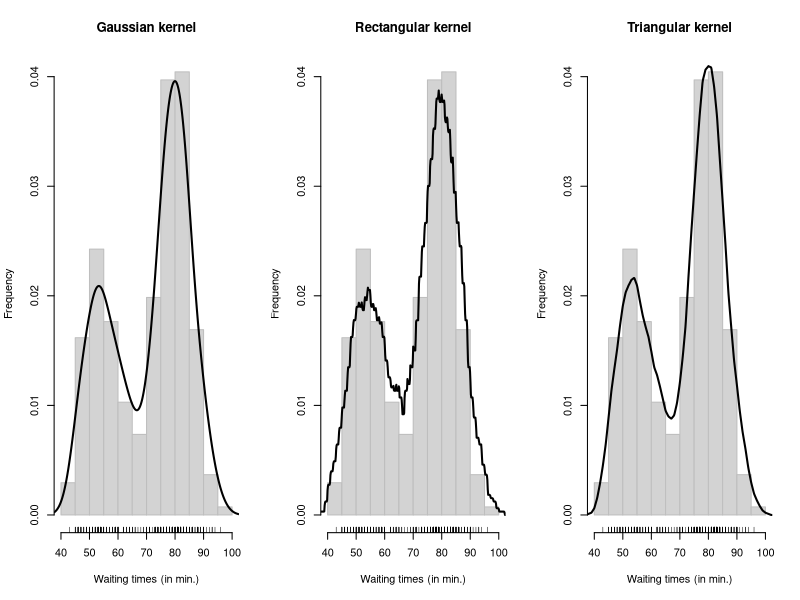

This figure's R source: (Note: this script raises an error after producing the figure.)
logL <- function(param, x) {
  d1 <- dnorm(x, mean = param[2], sd = param[3])
  d2 <- dnorm(x, mean = param[4], sd = param[5])
  -sum(log(param[1] * d1 + (1 - param[1]) * d2))
}
startparam <- c(p = 0.5, mu1 = 50, sd1 = 3, mu2 = 80, sd2 = 3)
opp <- optim(startparam, logL, x = faithful$waiting, method = "L-BFGS-B", lower = c(0.01, rep(1, 4)), upper = c(0.99, rep(200, 4)))
opp

data("faithful", package = "datasets")
x <- faithful$waiting
layout(matrix(1:3, ncol = 3))
hist(x, xlab = "Waiting times (in min.)", ylab = "Frequency", probability = TRUE, main = "Gaussian kernel", border = "gray")
lines(density(x, width = 12), lwd = 2)
rug(x)
hist(x, xlab = "Waiting times (in min.)", ylab = "Frequency", probability = TRUE, main = "Rectangular kernel", border = "gray")
lines(density(x, width = 12, window = "rectangular"), lwd = 2)
rug(x)
hist(x, xlab = "Waiting times (in min.)", ylab = "Frequency", probability = TRUE, main = "Triangular kernel", border = "gray")
lines(density(x, width = 12, window = "triangular"), lwd = 2)
rug(x)

pkgImport("KernSmooth")
pkgImport("HSAUR")
data("CYGOB1", package = "HSAUR")
CYGOB1d <- bkde2D(CYGOB1, bandwidth = sapply(CYGOB1, dpik))
contour(x = CYGOB1d$x1, y = CYGOB1d$x2, z = CYGOB1d$fhat, xlab = "log surface temperature", ylab = "log light intensity")

persp(x = CYGOB1d$x1, y = CYGOB1d$x2, z = CYGOB1d$fhat,xlab = "log surface temperature", ylab = "log light intensity", zlab = "estimated density", theta = -35, axes = TRUE, box = TRUE)

pkgImport("mclust")
mc <- Mclust(faithful$waiting)
mc
mc$parameters$mean
sqrt(mc$parameters$variance$sigmasq)
pkgImport("flexmix")
fl <- flexmix(waiting ~ 1, data = faithful, k = 2)
parameters(fl, component = 1)
parameters(fl, component = 2)

pkgImport("boot")
fit <- function(x, indx) {
  a <- Mclust(x[indx], minG = 2, maxG = 2)$parameters
  if (a$pro[1] < 0.5)
    return(c(p = a$pro[1], mu1 = a$mean[1], mu2 = a$mean[2]))
  return(c(p = 1 - a$pro[1], mu1 = a$mean[2], mu2 = a$mean[1]))
}
opar <- as.list(opp$par)
rx <- seq(from = 40, to = 110, by = 0.1)
d1 <- dnorm(rx, mean = opar$mu1, sd = opar$sd1)
d2 <- dnorm(rx, mean = opar$mu2, sd = opar$sd2)
f <- opar$p * d1 + (1 - opar$p) * d2
hist(x, probability = TRUE, xlab = "Waiting times (in min.)", border = "gray", xlim = range(rx), ylim = c(0, 0.06), main = "")
lines(rx, f, lwd = 2)
lines(rx, dnorm(rx, mean = mean(x), sd = sd(x)), lty = 2, lwd = 2)
legend(50, 0.06, legend = c("Fitted two-component mixture density", "Fitted single normal density"), lty = 1:2, bty = "n")

detach("package:flexmix", unload=TRUE)
bootpara <- boot(faithful$waiting, fit, R = 1000)
boot.ci(bootpara, type = "bca", index = 1)
boot.ci(bootpara, type = "bca", index = 2)
boot.ci(bootpara, type = "bca", index = 3)
layout(matrix(1:2, ncol = 2))
bootplot(bootpara, 2, main = expression(mu[1]))
bootplot(bootpara, 3, main = expression(mu[2]))
bootplot <- function(b, index, main = "") {
  dens <- density(b$t[, index])
  ci <- boot.ci(b, type = "bca", index = index)$bca[4:5]
  est <- b$t0[index]
  plot(dens, main = main)
  y <- max(dens$y)/10
  segments(ci[1], y, ci[2], y, lty = 2)
  points(ci[1], y, pch = "(")
  points(ci[2], y, pch = ")")
  points(est, y, pch = 19)
}
